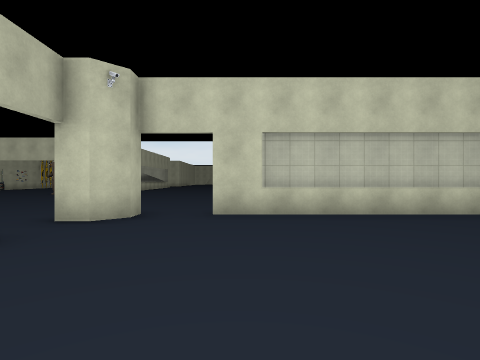
view 1 (above)

24 first-person views from a walk through a Unity game level. The camera is 1.4 m above the floor, looks level and sees 80° across. Doors are open. The floor is counted in squares, 2 m on a side. Each view is taken from the middle of a square. On the plan, view 1 faces up. The plan holds only what a view shows up to about 10 squares ahead; the rest is blank. The place goes on beyond the plan. The player character is not drawn. Some surface patterns are stand-ins.

view 2
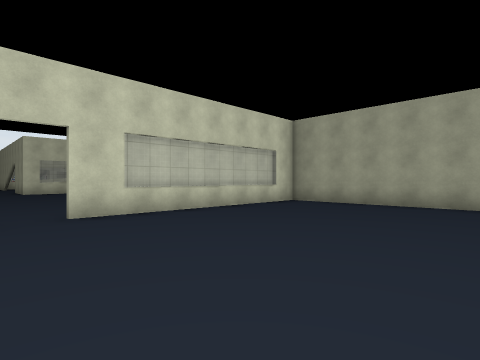

view 3
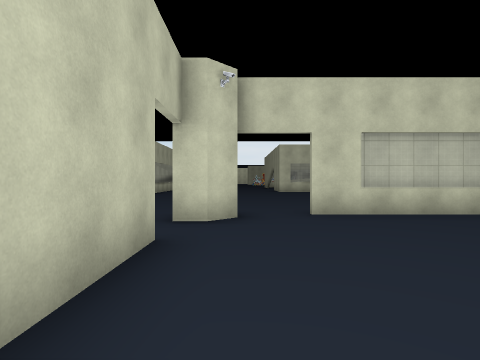

view 4
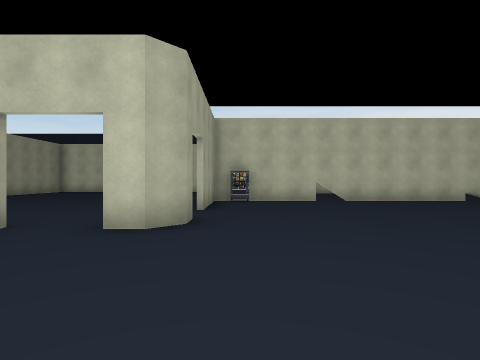

view 5
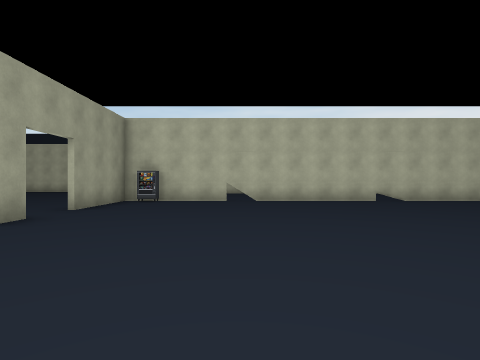

view 6
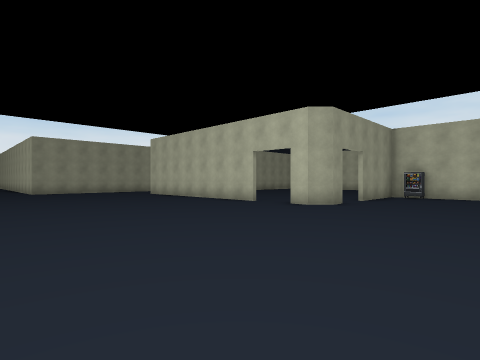

view 7
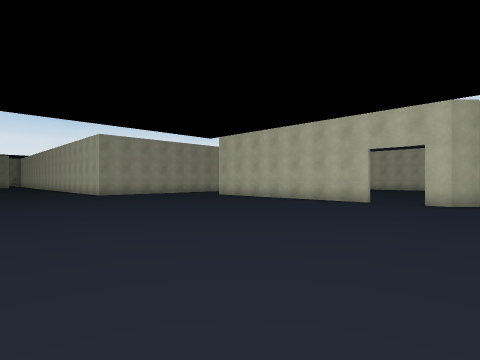

view 8
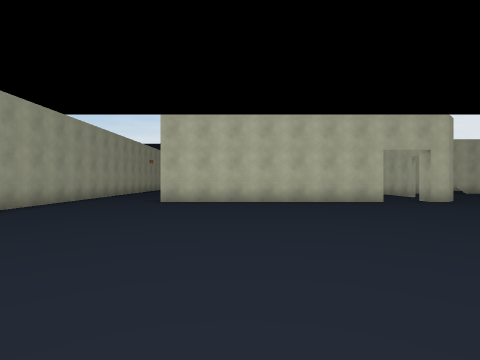

view 9
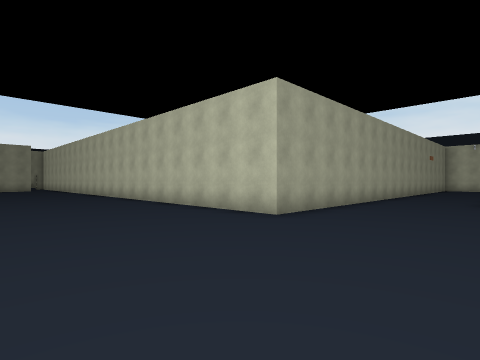

view 10
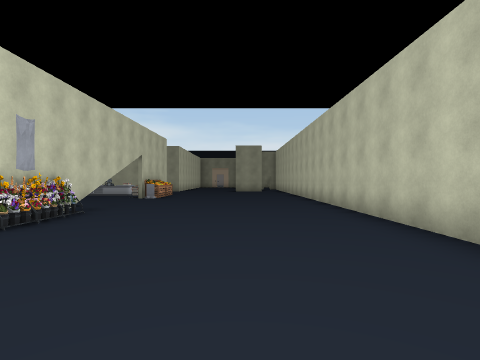

view 11
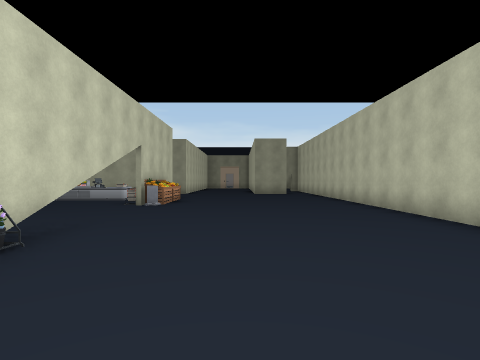

view 12
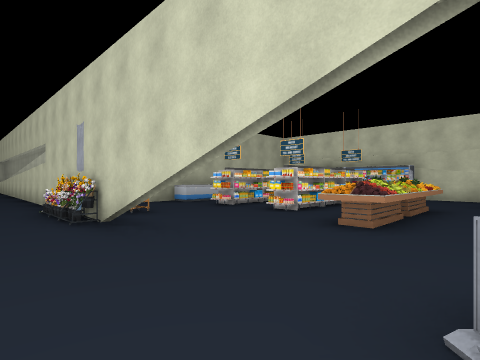

view 13
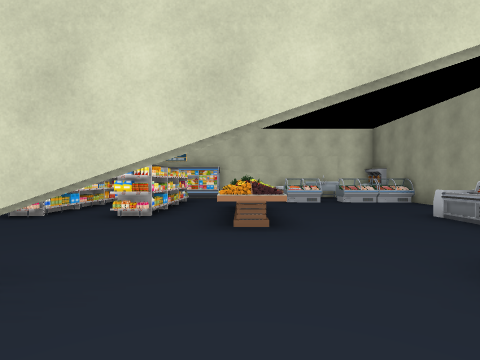

view 14
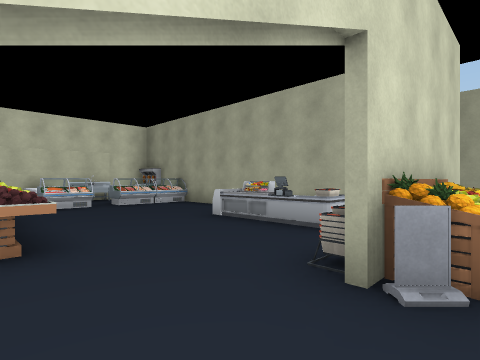

view 15
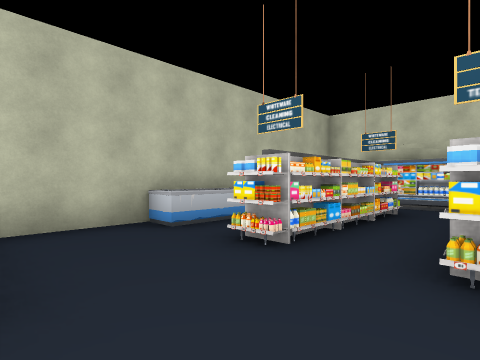

view 16
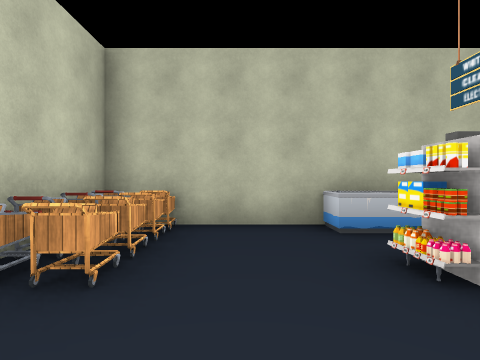

view 17
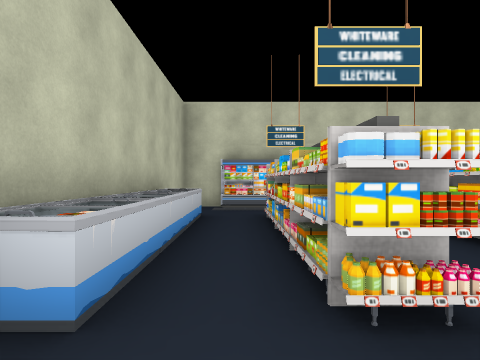

view 18
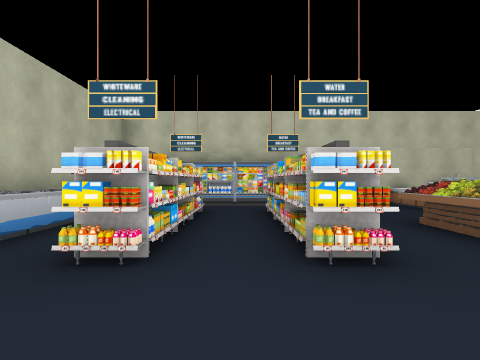

view 19
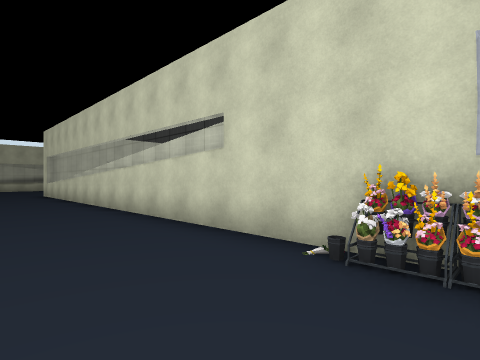

view 20
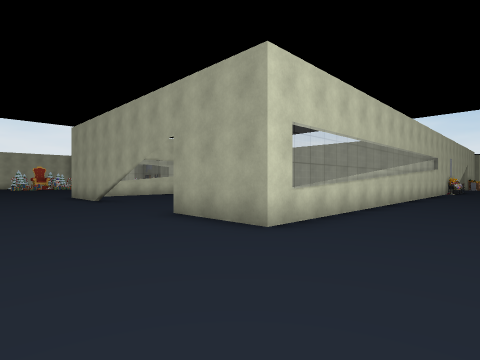

view 21
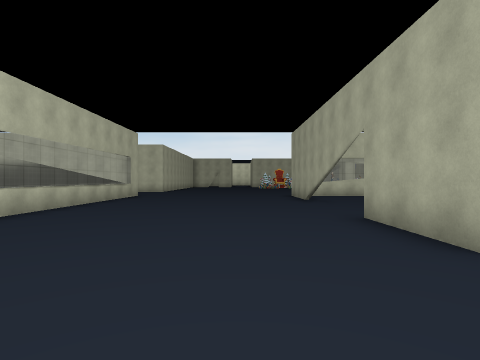

view 22
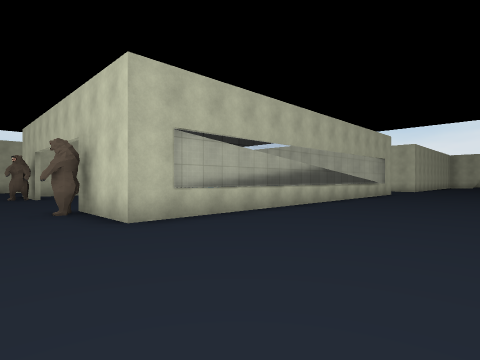

view 23
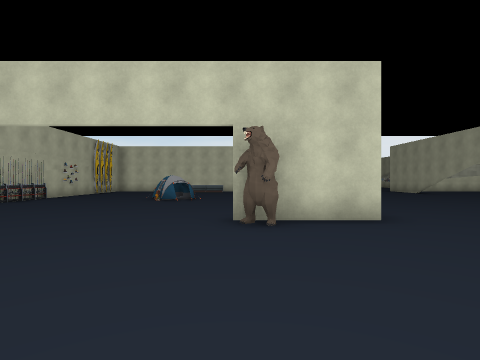

view 24
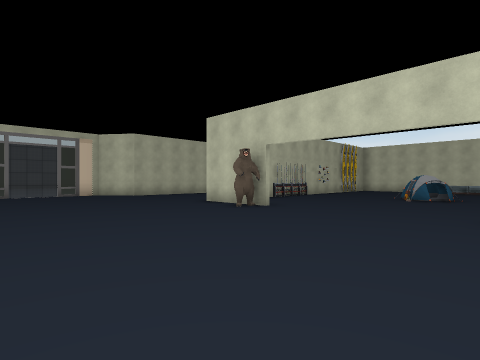

### Floor plan
Key: @ floor where view 1 was taken; # wall or solid block; . floor; = window, fence, low wall or low ledge; T thing the floor can be seen under or through; B basket; C cart; F fridge; S shelf; U counter; I sink; A statue; E tent; O other object.
Columns run from 21 left of view 1 to 23 right of it. Each row starts with its distance up from view 1.
 27                                  ###   ####
 26                    ..            ###### ..UII
 25                   ...#           #O.......O.
 24               #......#..          O.O.O...F.O
 23               #......#..          O.O.O.O....
 22               #......#..          O.O.O.O....
 21               #........          #O.O.O.O....
 20          EE.  #........          #......O...S
 19     #....EE.  #......#           # .....O...O
 18     #........ #......#            CCC.......B
 17      ........ #......#======###==#OCCTTT..OO#
 16       ....... =...................OOO......OO
 15       ....... =....................O.........
 14     .##A....A##..............................
 13    .........A................................
 12   ...........................................
 11  ............................................
 10 ...............................##############
  9 ...............................#
  8        ........................#
  7            ....................#
  6           ........#..#=====#...#
  5           ........#........#...#
  4          ..................#...#
  3         ..........#........#..
  2        ...........#........#.
  1       ...........##........#
  0       #############..@....

Positions as (right, up) in squares from view 1, and headings:
1: (0, 0), facing up
2: (-2, 0), facing up-right
3: (-2, 0), facing up
4: (-4, 10), facing down
5: (-7, 10), facing down
6: (-7, 13), facing down-right
7: (-4, 15), facing down-right
8: (4, 15), facing down
9: (6, 15), facing down-right
10: (10, 13), facing right
11: (13, 14), facing right
12: (21, 15), facing up-left
13: (19, 15), facing up
14: (19, 16), facing up-right
15: (17, 18), facing up-left
16: (17, 19), facing left
17: (14, 19), facing up
18: (16, 18), facing up
19: (15, 14), facing up-left
20: (-3, 14), facing up-right
21: (-2, 14), facing up
22: (-2, 12), facing up-left
23: (-9, 9), facing up
24: (-9, 8), facing up-left
